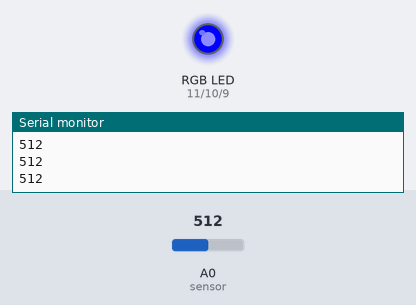
Recording of a sketch running on a simulated Arduino Uno, built with avr-gcc and run on an emulated ATmega328P. On the bench: an RGB LED mixed from three pins (HIGH = lit), the last lines printed to the serial monitor. The test bench sets the inputs (shaded band); at power-on: A0 (sensor) = 512.

Above: at 1.2 s.
1.3 s: A0 (sensor) set to 991
2.8 s: A0 (sensor) set to 1008
At 4.1 s:
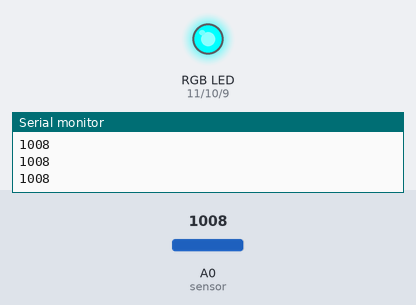
Timing chart, 0 to 5.8 s (numbered marks = the images above; inputs shaded):
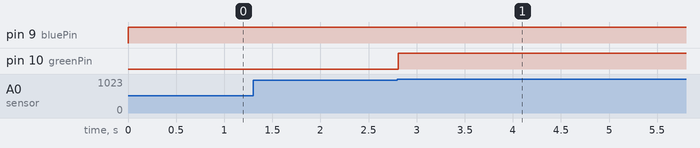

The sketch:

AirDetectionforHealthSafety.ino
```cpp
int sensor = A0; //A0 would be the sensor
int sensorValue = 0; //Setting the initial condition
int redPin = 11; //LEDRGB with red color
int greenPin = 10; //LEDRGB with green color
int bluePin = 9; ////LEDRGB with blue color


void setup() {
  // Initialize the digital pin of LED RGB  as an output
  pinMode(redPin, OUTPUT);
  pinMode(greenPin, OUTPUT);
  pinMode(bluePin, OUTPUT);

  Serial.begin(9600);
}

void loop() {
  // Read the input from sensor (pin analog A0)
  sensorValue = analogRead(sensor);
  Serial.println(sensorValue, DEC);
  if (sensorValue > 2000) {
    // Means that there is a pollution, red LED will be light up
    digitalWrite(redPin, HIGH);
  }
    else {
      if (sensorValue < 2000 && sensorValue > 1000){
    // The Air is not really Healthy, better using masker
    digitalWrite(greenPin, HIGH);
      }
      else {
    sensorValue < 1000; {
    // The Air is safe
    digitalWrite(bluePin, HIGH);
    }
  }
}
}
```

Measured:
- the behaviour switches between 1000 and 1001 on A0 (sensor) (found by bisection; images 0 and 1)
- after the input at 2.8 s, pin 10 (greenPin): LOW → HIGH at once
